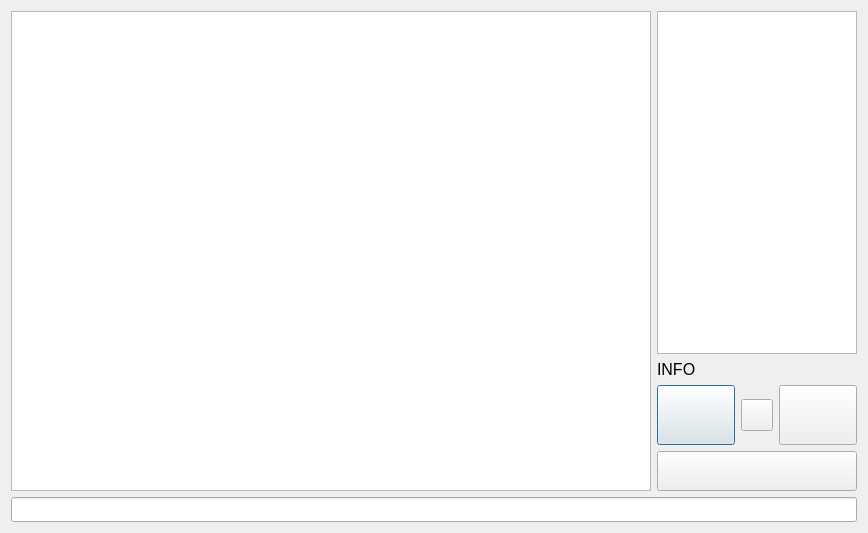
<?xml version="1.0" encoding="UTF-8"?>
<ui version="4.0">
 <class>ToolWindow</class>
 <widget class="QDialog" name="ToolWindow">
  <property name="windowModality">
   <enum>Qt::WindowModality::NonModal</enum>
  </property>
  <property name="geometry">
   <rect>
    <x>0</x>
    <y>0</y>
    <width>868</width>
    <height>531</height>
   </rect>
  </property>
  <property name="sizePolicy">
   <sizepolicy hsizetype="Fixed" vsizetype="Fixed">
    <horstretch>0</horstretch>
    <verstretch>0</verstretch>
   </sizepolicy>
  </property>
  <property name="windowTitle">
   <string>Tool Window</string>
  </property>
  <layout class="QGridLayout" name="gridLayout">
   <item row="0" column="0">
    <layout class="QVBoxLayout" name="verticalLayout">
     <property name="sizeConstraint">
      <enum>QLayout::SizeConstraint::SetDefaultConstraint</enum>
     </property>
     <item>
      <widget class="QGraphicsView" name="graphicsView">
       <property name="sizePolicy">
        <sizepolicy hsizetype="Fixed" vsizetype="Fixed">
         <horstretch>0</horstretch>
         <verstretch>0</verstretch>
        </sizepolicy>
       </property>
       <property name="minimumSize">
        <size>
         <width>640</width>
         <height>480</height>
        </size>
       </property>
       <property name="maximumSize">
        <size>
         <width>640</width>
         <height>480</height>
        </size>
       </property>
       <property name="cursor" stdset="0">
        <cursorShape>CrossCursor</cursorShape>
       </property>
       <property name="verticalScrollBarPolicy">
        <enum>Qt::ScrollBarPolicy::ScrollBarAlwaysOff</enum>
       </property>
       <property name="horizontalScrollBarPolicy">
        <enum>Qt::ScrollBarPolicy::ScrollBarAlwaysOff</enum>
       </property>
      </widget>
     </item>
    </layout>
   </item>
   <item row="0" column="1">
    <layout class="QVBoxLayout" name="verticalLayout_2">
     <item>
      <widget class="QListWidget" name="lswClusters">
       <property name="sizePolicy">
        <sizepolicy hsizetype="Fixed" vsizetype="Expanding">
         <horstretch>0</horstretch>
         <verstretch>0</verstretch>
        </sizepolicy>
       </property>
       <property name="minimumSize">
        <size>
         <width>200</width>
         <height>0</height>
        </size>
       </property>
       <property name="maximumSize">
        <size>
         <width>150</width>
         <height>16777215</height>
        </size>
       </property>
      </widget>
     </item>
     <item>
      <widget class="QLabel" name="lbInfo">
       <property name="font">
        <font>
         <pointsize>12</pointsize>
        </font>
       </property>
       <property name="frameShape">
        <enum>QFrame::Shape::NoFrame</enum>
       </property>
       <property name="lineWidth">
        <number>1</number>
       </property>
       <property name="text">
        <string>INFO</string>
       </property>
       <property name="textFormat">
        <enum>Qt::TextFormat::AutoText</enum>
       </property>
       <property name="wordWrap">
        <bool>true</bool>
       </property>
      </widget>
     </item>
     <item>
      <layout class="QHBoxLayout" name="horizontalLayout">
       <item>
        <widget class="QPushButton" name="btn2D">
         <property name="sizePolicy">
          <sizepolicy hsizetype="Fixed" vsizetype="Fixed">
           <horstretch>0</horstretch>
           <verstretch>0</verstretch>
          </sizepolicy>
         </property>
         <property name="minimumSize">
          <size>
           <width>60</width>
           <height>60</height>
          </size>
         </property>
         <property name="maximumSize">
          <size>
           <width>150</width>
           <height>60</height>
          </size>
         </property>
         <property name="text">
          <string/>
         </property>
        </widget>
       </item>
       <item>
        <widget class="QPushButton" name="btnDelete">
         <property name="minimumSize">
          <size>
           <width>32</width>
           <height>32</height>
          </size>
         </property>
         <property name="maximumSize">
          <size>
           <width>32</width>
           <height>32</height>
          </size>
         </property>
         <property name="text">
          <string/>
         </property>
        </widget>
       </item>
       <item>
        <widget class="QPushButton" name="btn3D">
         <property name="sizePolicy">
          <sizepolicy hsizetype="Fixed" vsizetype="Fixed">
           <horstretch>0</horstretch>
           <verstretch>0</verstretch>
          </sizepolicy>
         </property>
         <property name="minimumSize">
          <size>
           <width>60</width>
           <height>60</height>
          </size>
         </property>
         <property name="maximumSize">
          <size>
           <width>150</width>
           <height>60</height>
          </size>
         </property>
         <property name="text">
          <string/>
         </property>
        </widget>
       </item>
      </layout>
     </item>
     <item>
      <widget class="QPushButton" name="btnSave">
       <property name="sizePolicy">
        <sizepolicy hsizetype="Fixed" vsizetype="Fixed">
         <horstretch>0</horstretch>
         <verstretch>0</verstretch>
        </sizepolicy>
       </property>
       <property name="minimumSize">
        <size>
         <width>200</width>
         <height>40</height>
        </size>
       </property>
       <property name="maximumSize">
        <size>
         <width>40</width>
         <height>16777215</height>
        </size>
       </property>
       <property name="text">
        <string/>
       </property>
      </widget>
     </item>
    </layout>
   </item>
   <item row="1" column="0" colspan="2">
    <widget class="QLineEdit" name="lineEditInfo">
     <property name="minimumSize">
      <size>
       <width>0</width>
       <height>25</height>
      </size>
     </property>
     <property name="maximumSize">
      <size>
       <width>16777215</width>
       <height>25</height>
      </size>
     </property>
     <property name="cursor">
      <cursorShape>ArrowCursor</cursorShape>
     </property>
     <property name="alignment">
      <set>Qt::AlignmentFlag::AlignCenter</set>
     </property>
     <property name="readOnly">
      <bool>true</bool>
     </property>
    </widget>
   </item>
  </layout>
 </widget>
 <resources/>
 <connections/>
</ui>
